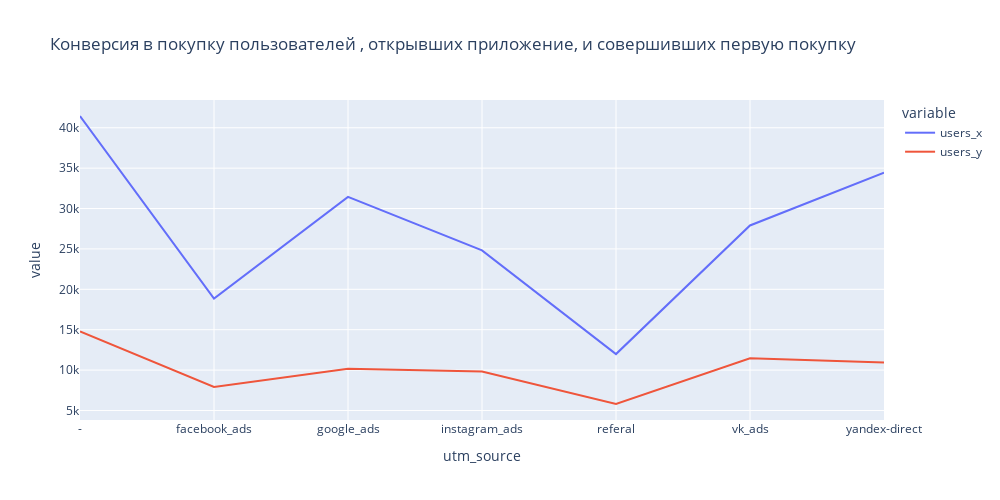

Here is the notebook cell this chart was saved with:
### Code cell
# строим график конверсии в покупку пользователей, открывших приложение и совершивших первую покупку
fif=px.line(
    data_frame=stat,
    x='utm_source',
    y=['users_x','users_y'],
    height=500,
    width=1000,
    title='Конверсия в покупку пользователей , открывших приложение, и совершивших первую покупку'
)
fif.show()

### Figure 1 — Plotly figure (JSON) as saved in the notebook; plotly's stock layout.template omitted (floating-point values rounded to 4 significant figures)
{"data": [{"hovertemplate": "variable=users_x<br>utm_source=%{x}<br>value=%{y}<extra></extra>", "legendgroup": "users_x", "line": {"color": "#636efa", "dash": "solid"}, "marker": {"symbol": "circle"}, "mode": "lines", "name": "users_x", "orientation": "v", "showlegend": true, "type": "scatter", "x": ["-", "facebook_ads", "google_ads", "instagram_ads", "referal", "vk_ads", "yandex-direct"], "xaxis": "x", "y": [41456, 18844, 31437, 24818, 11983, 27905, 34441], "yaxis": "y"}, {"hovertemplate": "variable=users_y<br>utm_source=%{x}<br>value=%{y}<extra></extra>", "legendgroup": "users_y", "line": {"color": "#EF553B", "dash": "solid"}, "marker": {"symbol": "circle"}, "mode": "lines", "name": "users_y", "orientation": "v", "showlegend": true, "type": "scatter", "x": ["-", "facebook_ads", "google_ads", "instagram_ads", "referal", "vk_ads", "yandex-direct"], "xaxis": "x", "y": [14786, 7903, 10167, 9820, 5803, 11460, 10936], "yaxis": "y"}], "layout": {"height": 500, "legend": {"title": {"text": "variable"}, "tracegroupgap": 0}, "title": {"text": "Конверсия в покупку пользователей , открывших приложение, и совершивших первую покупку"}, "width": 1000, "xaxis": {"anchor": "y", "domain": [0, 1], "title": {"text": "utm_source"}}, "yaxis": {"anchor": "x", "domain": [0, 1], "title": {"text": "value"}}}}
